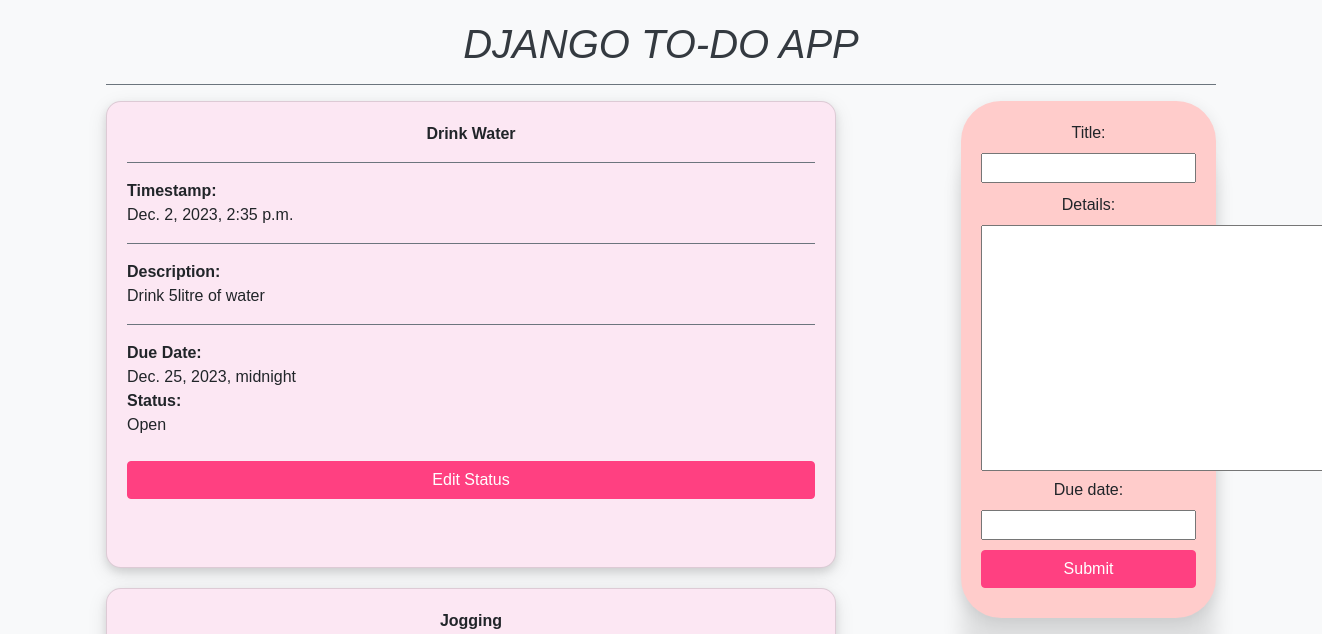
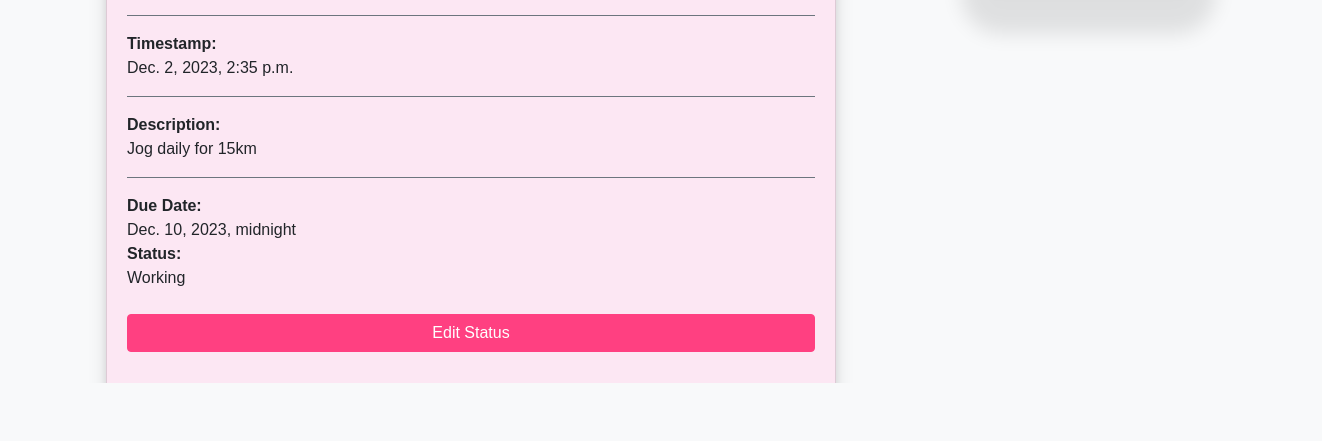
Before: / with the older database file (2 pictures, top to bottom).
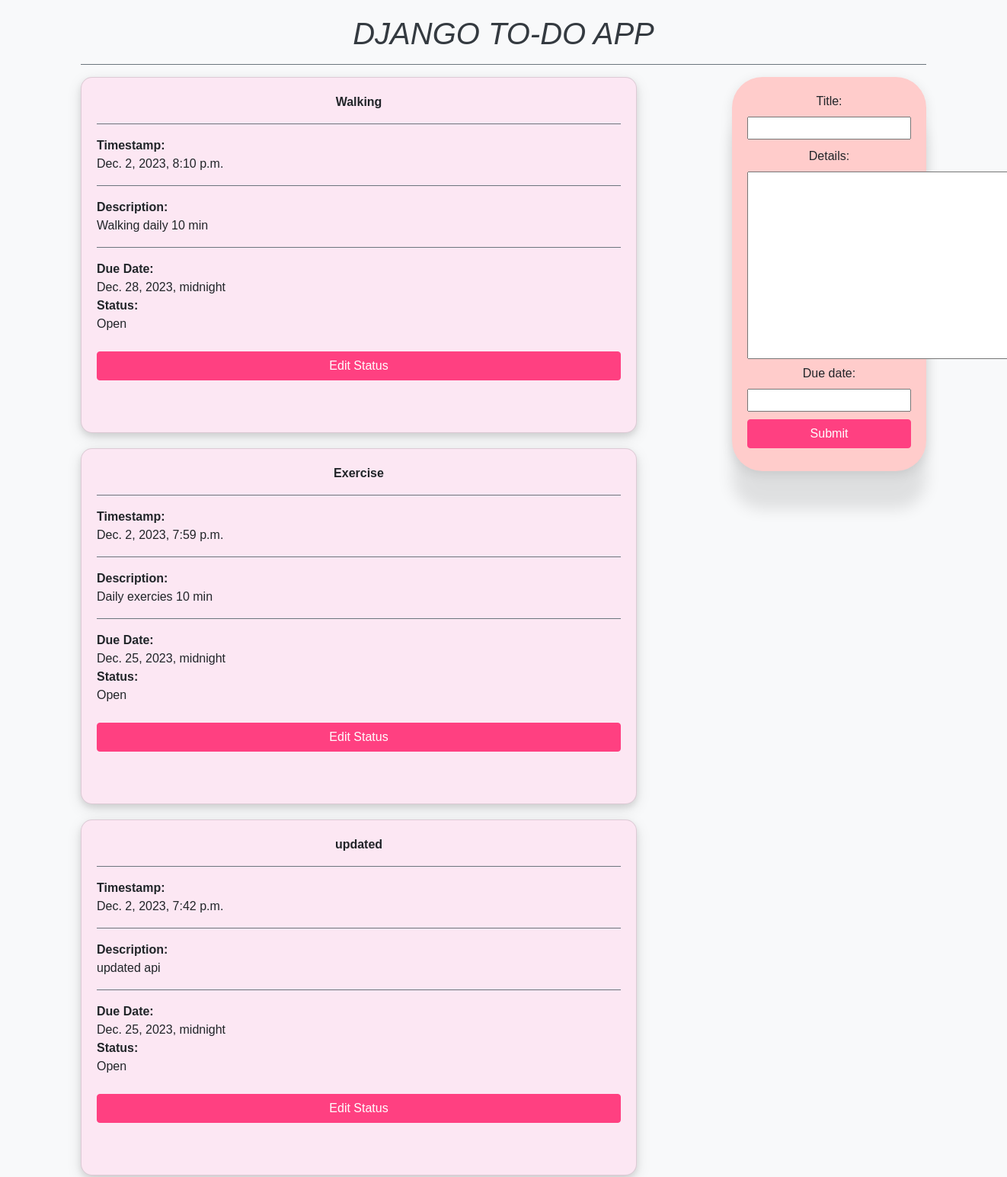
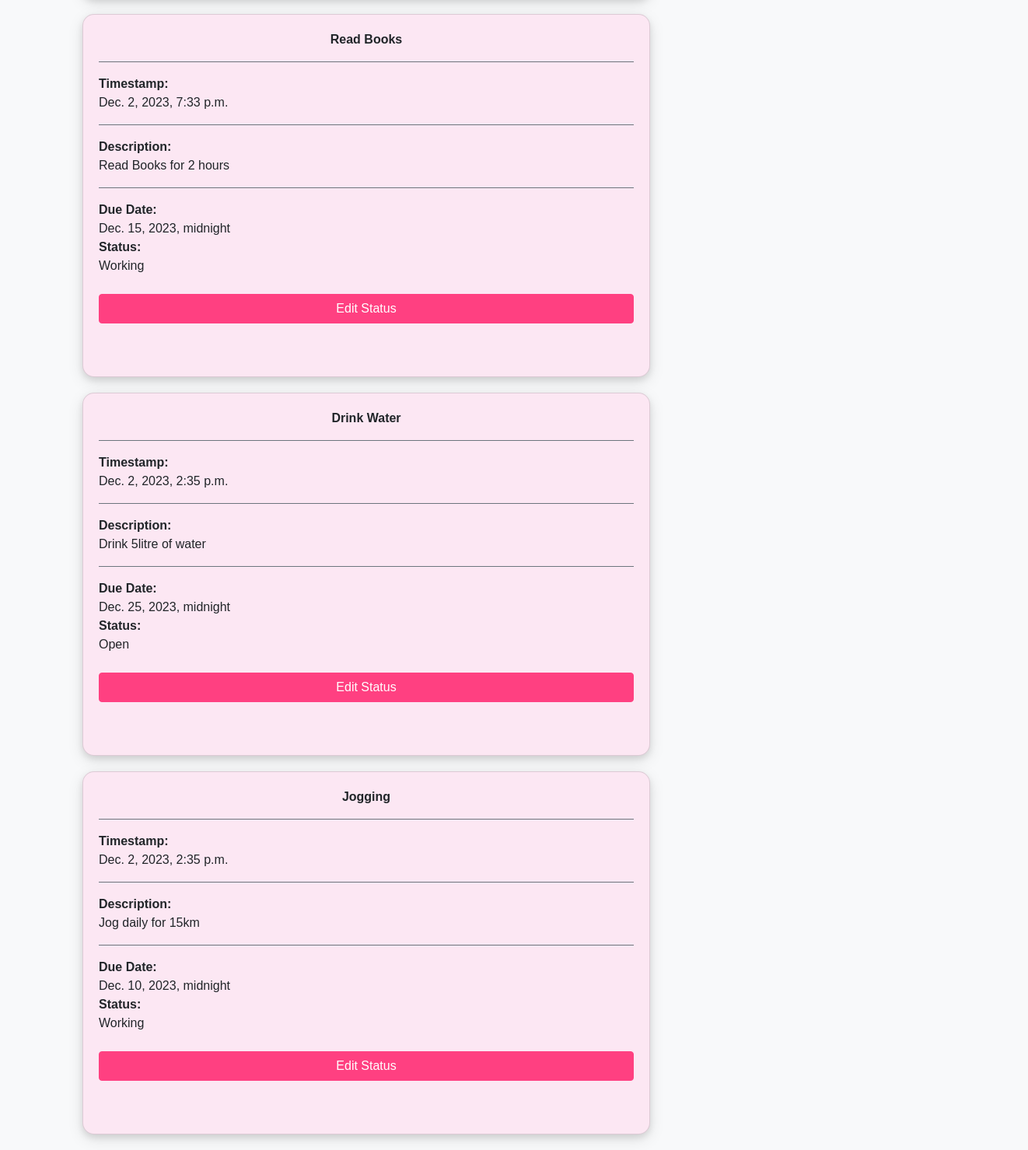
After: the same page with the newer database file (2 pictures, top to bottom).
### todo/models.py (models this page shows, shortened)
class Todo(models.Model):
    STATUS_CHOICES = [
        ('OPEN', 'Open'),
        ('WORKING', 'Working'),
        ('DONE', 'Done'),
        ('OVERDUE', 'Overdue'),
    ]
    title = models.CharField(max_length=100)
    details = models.TextField()
    date = models.DateTimeField(default=timezone.now, editable=False)
    due_date = models.DateTimeField(null=True, blank=True)
    status = models.CharField(max_length=10, choices=STATUS_CHOICES, default='OPEN')

### todo/views.py (the view, shortened to what this page needs)
# urls.py: path('', views.index, name="todo"),
def index(request):
    item_list = Todo.objects.order_by("-date")
    form = TodoForm()
    page = {
        "forms": form,
        "list": item_list,
        "title": "TODO LIST",
    }
    return render(request, 'todo/index.html', page)

### todo/forms.py
class TodoForm(forms.ModelForm):
    class Meta:
        model = Todo
        fields = ['title', 'details', 'due_date', 'status']
    def __init__(self, *args, **kwargs):
        super().__init__(*args, **kwargs)
        self.fields['status'].widget = forms.HiddenInput()

### todo/templates/todo/index.html (shortened to what this page needs)
<!DOCTYPE html>
<html lang="en" dir="ltr">
<head>
    <link rel="stylesheet" href="https://maxcdn.bootstrapcdn.com/bootstrap/4.5.2/css/bootstrap.min.css">
</head>
<body class="container">
    <div class="row">
        <div class="col-md-12 text-center">
            <h1><i>DJANGO TO-DO APP</i></h1>
            <hr />
        </div>
    </div>
    <div class="row">
        <div class="col-md-8">
            {% for item in list %}
            <div class="card">
                <center><b id="itemTitle{{ item.id }}" class="view-mode">{{ item.title }}</b></center>
                <hr/>
                <strong>Timestamp:</strong>
                <span id="itemDate{{ item.id }}" class="view-mode">{{ item.date }}</span>
                <hr/>
                <strong>Description:</strong>
                <span id="itemDetails{{ item.id }}" class="view-mode">{{ item.details }}</span>
                <hr/>
                <strong>Due Date:</strong>
                <span id="itemDueDate{{ item.id }}" class="view-mode">{{ item.due_date }}</span>
                <strong>Status:</strong>
                <span id="itemStatus{{ item.id }}" class="view-mode">{{ item.get_status_display }}</span>
                <br />
                <a href="{% url 'update_status' item.id %}" class="btn btn-primary">Edit Status</a>
                <br />
                <br />
            </div>
            {% endfor %}
        </div>
        <div class="col-md-1"></div>
        <div class="col-md-3">
            <div class="submit-form">
                <form method="POST">
                    {{ forms }}
                    <center>
                        <input type="submit" class="btn btn-primary" value="Submit" />
                    </center>
                </form>
            </div>
        </div>
    </div>
</body>
</html>

### todo/templates/todo/index.html (style rules this page uses)
body { font-family: 'Arial', sans-serif; background-color: #f8f9fa; margin: 0; padding: 0; }
.container { margin-top: 20px; }
.card { box-shadow: 0 4px 8px 0 rgba(0, 0, 0, 0.1), 0 6px 20px 0 rgba(0, 0, 0, 0.1); background: #fce7f3; margin-bottom: 20px; border-radius: 15px; padding: 20px; transition: background 0.3s ease-in-out; }
.submit-form { text-align: center; padding: 20px; background: #ffcccb; border-radius: 40px; box-shadow: 0 4px 16px 0 rgba(0, 0, 0, 0.1), 0 50px 20px 0 rgba(0, 0, 0, 0.1); }
h1 { color: #343a40; }
hr { border-top: 1px solid #6c757d; }
.btn-primary { background-color: #ff4081; border-color: #ff4081; transition: background 0.3s ease-in-out; }
.submit-form input { width: 100%; max-width: 300px; box-sizing: border-box; margin-bottom: 10px; }

Changed rows visible on the page:
added Todo: title "Walking", date "Dec. 2, 2023, 8:10 p.m.", details "Walking daily 10 min", due_date "Dec. 28, 2023, midnight", status "Open"
added Todo: title "Exercise", date "Dec. 2, 2023, 7:59 p.m.", details "Daily exercies 10 min", due_date "Dec. 25, 2023, midnight", status "Open"
added Todo: title "updated", date "Dec. 2, 2023, 7:42 p.m.", details "updated api", due_date "Dec. 25, 2023, midnight", status "Open"
added Todo: title "Read Books", date "Dec. 2, 2023, 7:33 p.m.", details "Read Books for 2 hours", due_date "Dec. 15, 2023, midnight", status "Working"
